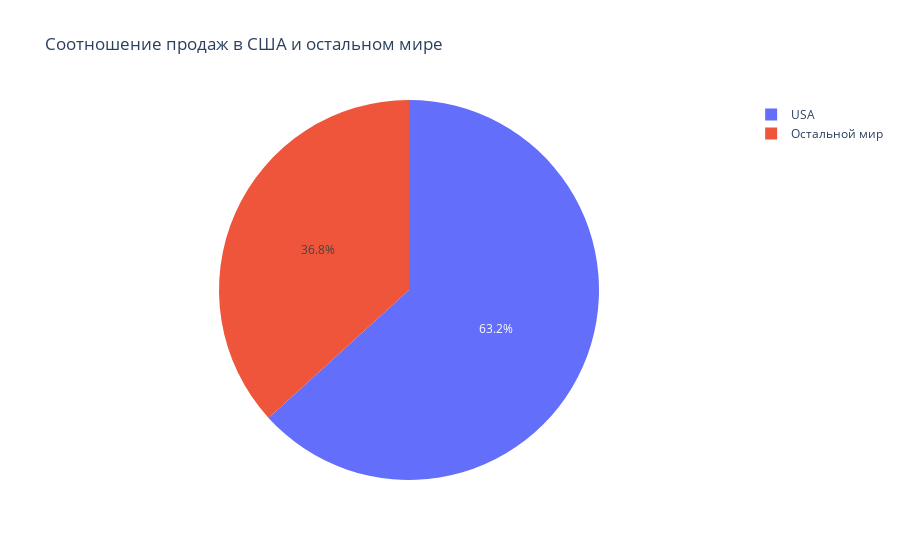

Notebook cell for this chart:
### Code cell
fig = px.pie(sales_by_country, 
             names='country_category', 
             values='total', 
             title="Соотношение продаж в США и остальном мире",
             labels={"country_category": "Страна", "total": "Доход"})

fig.show()

### Figure 1 — Plotly figure (JSON) as saved in the notebook; plotly's stock layout.template omitted (floating-point values rounded to 4 significant figures)
{"data": [{"domain": {"x": [0, 1], "y": [0, 1]}, "hovertemplate": "Страна=%{label}<br>Доход=%{value}<extra></extra>", "labels": ["USA", "Остальной мир"], "legendgroup": "", "name": "", "showlegend": true, "type": "pie", "values": [523.1, 304.0]}], "layout": {"legend": {"tracegroupgap": 0}, "title": {"text": "Соотношение продаж в США и остальном мире"}}}
